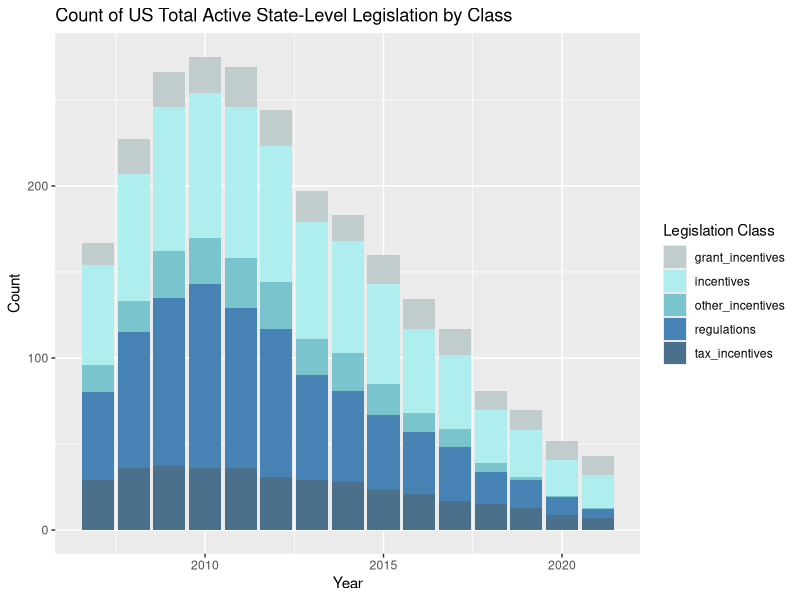
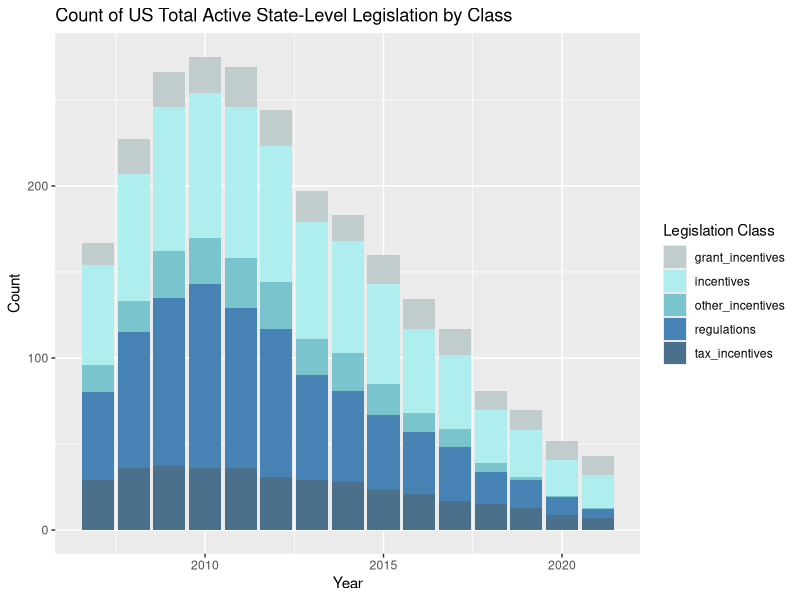

R code for these plots, in order:
#libraray needed packages
library(tidyverse)
library(ggplot2)
library(readr)

#setwd

#import data set
mega = read.csv("Data/Merging/merge_final.csv")

#make mega data into long format
table(mega$state)

US = mega |> 
  filter(state == "Total")

#looks like united states totals have not been calculated - let's do that
mega_sort = mega |> 
  filter(year !=2022) |> 
  dplyr::select(year, state_abb, enacted, incentives, tax_incentives, grant_incentives, other_incentives, regulations, eth.production, corn.production)

#columns to be summed
cols = c("enacted", "incentives", "tax_incentives", "grant_incentives", "other_incentives", "regulations", "eth.production", "corn.production")

#data frame containing only totals from the columns
totals = mega_sort |> 
  group_by(year) |> 
  summarise(across(cols, sum, na.rm = TRUE))

#make data frame with state as Total and years to prepare totals data frame for merging
state = data.frame(
  state = c(rep("Total", 15)),
  year = c(2007:2021))

total_state = left_join(state, totals, by = "year")

#make totals data long
sorted = total_state |> 
  dplyr::select(year, incentives, tax_incentives, grant_incentives, other_incentives, regulations)

list = c("incentives", "tax_incentives", "grant_incentives", "other_incentives", "regulations")

long <- sorted %>%
  pivot_longer(cols = list, names_to = "type", values_to = "type.count")

#make stacked bar chart of US total regulations of each category
stacked = long |> 
  ggplot(aes(fill=type, y=type.count, x=year)) + 
  geom_bar(position="stack", stat="identity") + 
  labs(title = "Count of US Total Active State-Level Legislation by Class",
       x = "Year",
       y = "Count",
       fill = "Legislation Class") +
  scale_fill_manual(values=c("azure3", "paleturquoise2", "cadetblue3","steelblue", "skyblue4"))
stacked

#save plot
ggsave("Outputs/Exploratory_Analysis/StackedTotalLeg.png", stacked, "png")
